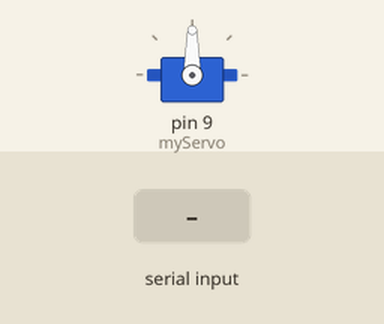
This sketch was run on a simulated Arduino Uno, built with avr-gcc and run on an emulated ATmega328P. Shown: servo. The test bench sets the inputs (shaded band). The modem accepts every AT command (registered, SIM ready, sends succeed) and sends nothing else; what the sketch prints to the serial monitor is not drawn.

Above: at 4.2 s.
4.3 s: "Servo\n" received over the second serial link
At 4.8 s:
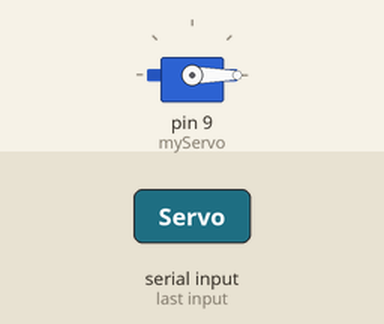
5.8 s: "Servo90\n" received over the second serial link
At 7.2 s:
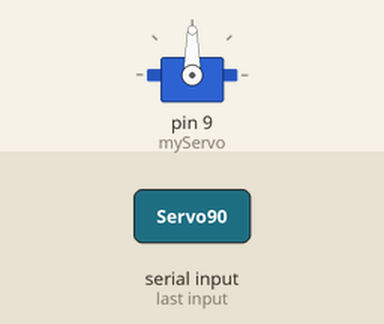
Timing chart, 0 to 8.8 s (numbered marks = the images above; inputs shaded):
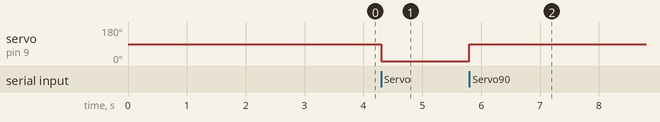

The sketch:

sim900a.ino
```cpp
#include <SoftwareSerial.h>
#include <Servo.h>

SoftwareSerial sim900(7, 8); // RX, TX (nối với TX, RX SIM900A)
Servo myServo;

String incoming = "";

void setup() {
  Serial.begin(9600);
  sim900.begin(9600);
  myServo.attach(9); // Servo gắn chân D9

  delay(1000);
  sim900.println("AT");
  delay(1000);
  sim900.println("AT+CMGF=1"); // Chế độ text
  delay(1000);
  sim900.println("AT+CNMI=1,2,0,0,0"); // Hiển thị tin nhắn mới tự động
}

void loop() {
  while (sim900.available()) {
    char c = sim900.read();
    incoming += c;

    if (c == '\n') {
      incoming.trim();
      Serial.println("Tin nhắn: " + incoming);

      if (incoming.startsWith("Servo")) {
        int angle = incoming.substring(5).toInt();
        angle = constrain(angle, 0, 180);
        myServo.write(angle);
        Serial.println("Servo quay: " + String(angle) + " độ");
      }

      incoming = "";
    }
  }
}
```

Measured:
- after the input at 4.3 s, servo on pin 9 (myServo): 90° → 0° at once
- after the input at 5.8 s, servo on pin 9 (myServo): 0° → 90° at once
